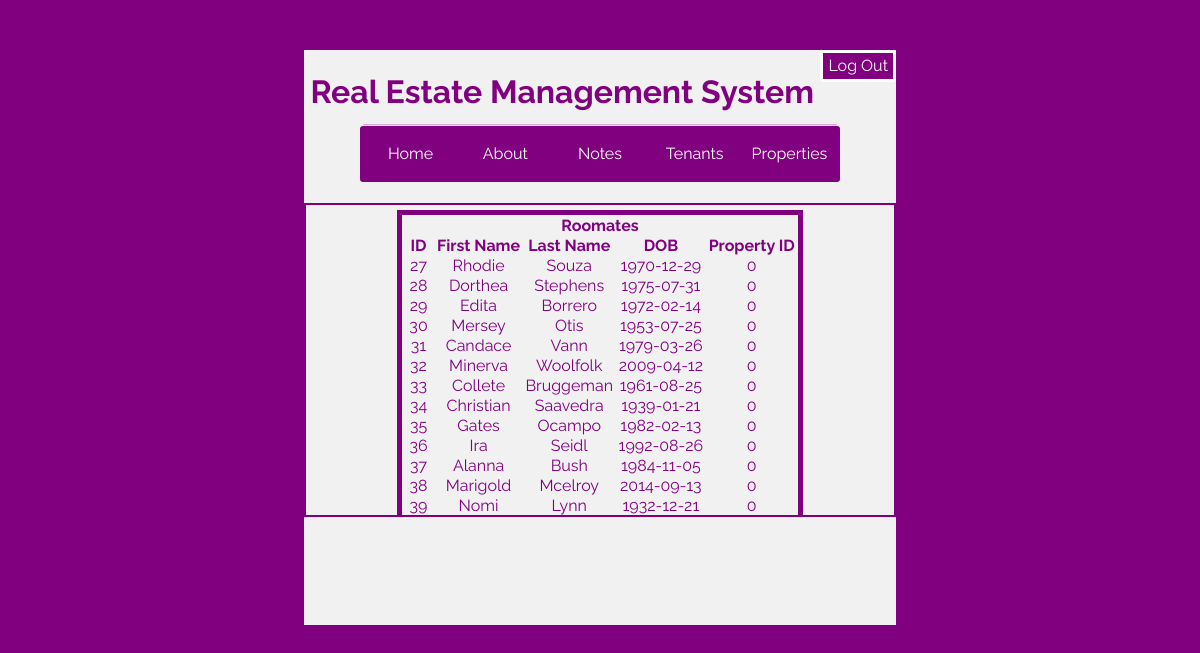
Page /tenant.php (signed in) on the committed database.
### tables this page shows
CREATE TABLE `tenants` (
  `ID` int(6) NOT NULL,
  `fname` varchar(12) NOT NULL,
  `lname` varchar(12) NOT NULL,
  `DOB` date NOT NULL,
  `PID` int(3) NOT NULL
);

### tenant.php (the view, shortened to what this page needs)
<!DOCTYPE html>
<html lang=en>
<head>
    <link rel="stylesheet" type="text/css" href="styles.css">
</head>
<body>
    <div class="wrapperMain"><a href="logout.php"><div class="logOut">Log Out</div></a><br /><h2 id="hStyle">Real Estate Management System</h2> <br /><hr />
        <?php
        include 'navBar.php';
        ?>
    <br />
<?php
$con=mysqli_connect("localhost","root","","realestatesys");
echo "<div class=\"dataOut\">";
$result = mysqli_query($con,"SELECT * FROM Tenants WHERE PID='".$PIDCurrent."' AND ID<>'" . $_GET['id'] ."'");
echo "<table>
<tr><th colspan='5'>Roomates</th>
<tr>
<th>ID</th>
<th>First Name</th>
<th>Last Name</th>
<th>DOB</th>
<th>Property ID</th>
</tr>";
while($row = mysqli_fetch_array($result))
{
echo "<tr class=\"trDope\" onclick=\"window.location='tenant.php?id=" . $row['ID'] . "'\">";
echo "<td>" . $row['ID'] . "</td>";
echo "<td>" . $row['fname'] . "</td>";
echo "<td>" . $row['lname'] . "</td>";
echo "<td>" . $row['DOB'] . "</td>";
echo "<td>" . $row['PID'] . "</td>";
echo "</tr>";
}
echo "</table>";
?>
        <br />
    </div>
    </div>
</body>
</html>

### navBar.php (shortened to what this page needs)
<?php
if(!isset($_GET['p']))
{
    $p=0;
}
else
$p = $_GET['p'];
if($p=="0")
{
    echo "<div class=\"menuWrap\"><a href=\"index.php\"><div class=\"menuItem\">Home</div></a><a href=\"about.php\"><div class=\"menuItem\">About</div></a><a href=\"notes.php\"><div class=\"menuItem\">Notes</div></a><a href=\"tenants.php\"><div class=\"menuItem\">Tenants</div></a><a href=\"properties.php\"><div class=\"menuItem\">Properties</div></a></div>";
}
?>

### styles.css (style rules this page uses)
body { background-color: purple !important; line-height: 1 !important; }
.wrapperMain { background-color:#f1f1f1; margin:0 auto; width:50%; height:575px; margin-top:50px; overflow: hidden; }
.dataOut { overflow: auto; height: 300px; border: 2px solid purple; margin: 5px auto; padding: 5px; width:auto; display: block; bottom: 1px; }
h2,h3,h4, #hStyle { color:purple !important; text-align: center !important; font-family: 'Raleway', sans-serif !important; padding-top: 10px !important; font-size: inherit !important; font-weight: bold !important; line-height: 1 !important; margin:0 auto !important; box-sizing: inherit !important; }
#hStyle { font-size: 2em !important; }
hr { display: block; height: 1px; border: 0; border-top: 1px solid plum; !important; padding: 0 !important; width:80%; margin: 0 auto !important; }
.menuWrap { width:80%; margin-top: 0; margin: auto; display: block; background-color: purple; font-family: 'Raleway', sans-serif; border: solid purple 3px; border-radius: 3px; }
.menuItem { width:20%; background-color: purple; color:white; height:50px; text-align: center; vertical-align: middle; line-height: 50px; transition: 0.8s; display:inline-block; cursor: pointer; }
.logOut { color:white; font-size:16px; text-align:right; float:right; padding:5px; background:purple; border: solid white 3px; border-radius: 3px; transition: 0.8s; display: block; font-family: 'Raleway', sans-serif; }
p,a { font-family: 'Raleway', sans-serif; color:purple; width:80%; margin:auto; !important; }
table { border-collapse:separate; border: 5px solid purple; font-family: 'Raleway', sans-serif; color: purple; margin: 0 auto; text-align: center; }
.trDope { transition-duration:.8s; }
a { text-decoration: none; transition-duration: .8s; }

### rows in the picture
tenants: ID "27", fname "Rhodie", lname "Souza", DOB "1970-12-29", PID "0"
tenants: ID "28", fname "Dorthea", lname "Stephens", DOB "1975-07-31", PID "0"
tenants: ID "29", fname "Edita", lname "Borrero", DOB "1972-02-14", PID "0"
tenants: ID "30", fname "Mersey", lname "Otis", DOB "1953-07-25", PID "0"
tenants: ID "31", fname "Candace", lname "Vann", DOB "1979-03-26", PID "0"
tenants: ID "32", fname "Minerva", lname "Woolfolk", DOB "2009-04-12", PID "0"
tenants: ID "33", fname "Collete", lname "Bruggeman", DOB "1961-08-25", PID "0"
tenants: ID "34", fname "Christian", lname "Saavedra", DOB "1939-01-21", PID "0"
tenants: ID "35", fname "Gates", lname "Ocampo", DOB "1982-02-13", PID "0"
tenants: ID "36", fname "Ira", lname "Seidl", DOB "1992-08-26", PID "0"
tenants: ID "37", fname "Alanna", lname "Bush", DOB "1984-11-05", PID "0"
tenants: ID "38", fname "Marigold", lname "Mcelroy", DOB "2014-09-13", PID "0"
tenants: ID "39", fname "Nomi", lname "Lynn", DOB "1932-12-21", PID "0"
